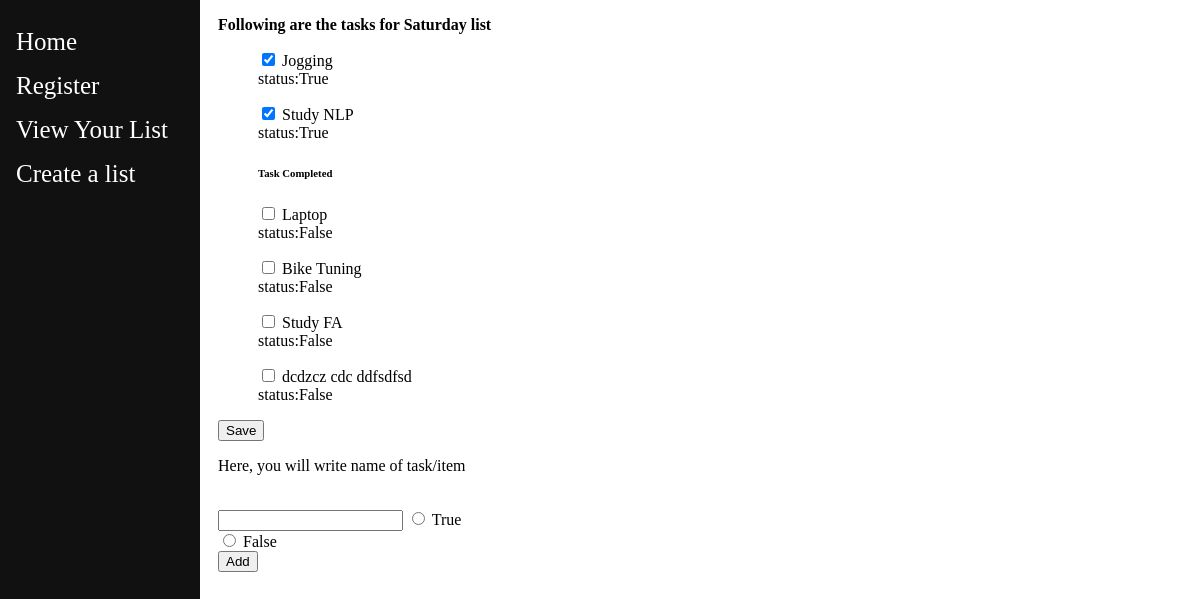
The page /5 (signed in) on the database as committed earlier.
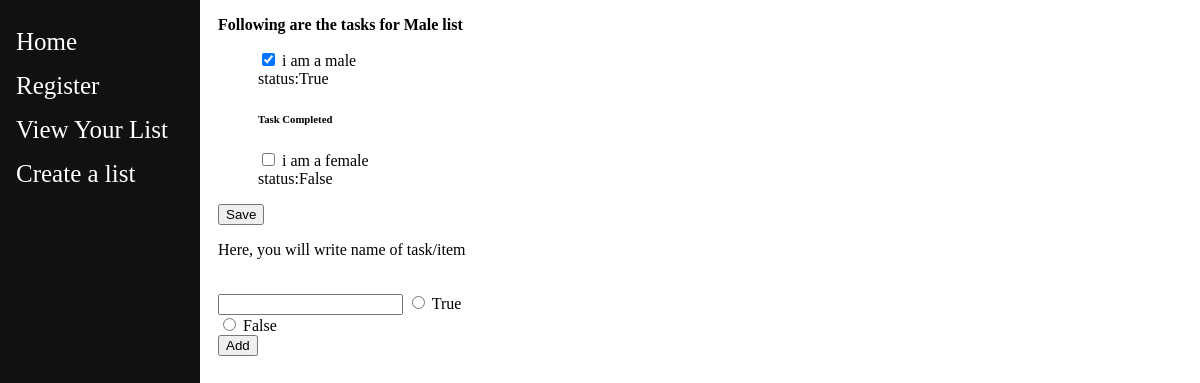
The same page on the database as committed later.
### main/models.py (models this page shows)
class ToDoList(models.Model):
    user =   models.ForeignKey(User,on_delete=models.CASCADE, related_name="ToDoList",null=True)
    name= models.CharField(max_length=200)
    def __str__(self):
        return self.name

class Item(models.Model):
    toDoList =   models.ForeignKey(ToDoList,on_delete=models.CASCADE)
    text= models.CharField(max_length=300)
    complete = models.BooleanField()
    def __str__(self):
        return self.text

### main/views.py (the view, shortened to what this page needs)
# urls.py: path("<int:id>",views.index,name="index"),
def index(response,id):
    req = ToDoList.objects.get(id=id)
    return render(response, 'main/list.html',{"name": req})

### main/Templates/main/list.html (shortened to what this page needs)
{% extends "./base.html" %}
{% block content %}
<p><strong>Following are the tasks for {{name}} list</strong></p>
<form action="#" method="post">
<ul>
{% for item in name.item_set.all %}
{% if item.complete == True %}
<p> <input type="checkbox" name="{{item.id}}" value="clicked" id="" checked> {{item}} <br> status:{{item.complete}}</p>
{% endif %}
{%endfor%}
<h6>Task Completed</h6>
{% for item in name.item_set.all %}
{% if item.complete == False %}
<p> <input type="checkbox" name="c{{item.id}}" value="clicked" id=""> {{item}} <br> status:{{item.complete}}</p>
{% endif %}
{%endfor%}
</ul>
<button type="submit", name="save", value="save">Save</button>
<br><p>Here, you will write name of task/item</p><br>
<input type="text" name="new" >
<input type="radio" id="True" name="itemComplete" value="True">
<label for="True">True</label><br>
<input type="radio" id="False" name="itemComplete" value="False">
<label for="False">False</label><br>
<button type="submit", name="newItem", value="newItem">Add</button>
</form>
{% endblock %}

### main/Templates/main/base.html (shortened to what this page needs)
<!DOCTYPE html>
<html lang="en">
<head>
</head>
<body>
    <div class="sidenav">
        <a href="/">Home</a>
        <a href="/register">Register </a>
        <a href="/view">View Your List </a>
        <a href="/create">Create a list</a>
    </div>
    <div class="main">
        {% if user.is_authenticated%}
        {% block content %}{% endblock %}
        {% else %}
        <p><a href="/">You need to login first</a></p>
        {%endif%}
    </div>
</body>
</html>

### main/Templates/main/base.html (style rules this page uses)
.sidenav { height: 100%; width: 200px; position: fixed; top: 0; left: 0; background-color: #111; padding-top: 20px; }
.sidenav a { padding: 8px 8px 8px 16px; text-decoration: none; font-size: 25px; color: white; display: block; }
.main { margin-left: 200px; padding: 0px 10px; }

Rows that differ between the two databases and show on the page:
removed Item: text "Jogging", complete "True"
removed Item: text "Study NLP", complete "True"
removed Item: text "Laptop", complete "False", shown under "Task Completed"
removed Item: text "Bike Tuning", complete "False", shown under "Task Completed"
removed Item: text "Study FA", complete "False", shown under "Task Completed"
removed Item: text "dcdzcz cdc ddfsdfsd", complete "False", shown under "Task Completed"
changed ToDoList: name "Saturday" → "Male"
now on this page (row edited): Item: text "i am a male", complete "True"
now on this page (row edited): Item: text "i am a female", complete "False", shown under "Task Completed"
